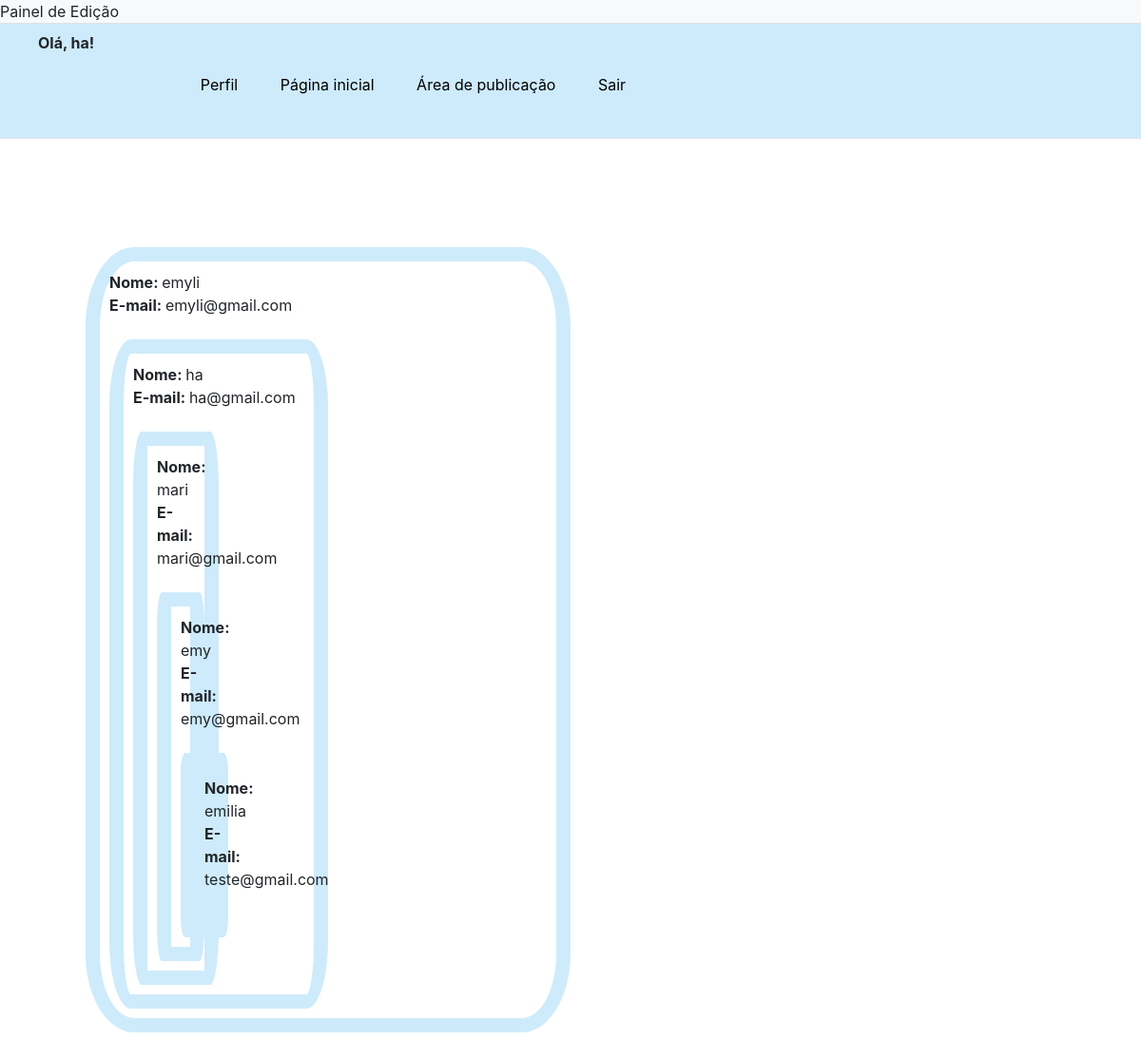
The app's page /usuarios_cadastrados.php (signed in) with its own data.
### tables this page shows
CREATE TABLE `usuario` (
  `cod` int(11) NOT NULL,
  `nome` varchar(150) NOT NULL,
  `email` varchar(150) NOT NULL,
  `senha` varchar(45) NOT NULL,
  `cpf` int(20) NOT NULL,
  `perfil_cod` int(11) NOT NULL,
  `id_empresa` int(11) NOT NULL
);

### usuarios_cadastrados.php (the view, shortened to what this page needs)
<?php
    include('bd/verifica_login.php');
?>
<!DOCTYPE html>
<html lang="pt-br">
    <head>
        <link rel = "stylesheet" href = "css/usuariocadastro.css">
        <link rel="stylesheet" href="https://cdn.jsdelivr.net/npm/bootstrap@4.0.0/dist/css/bootstrap.min.css"
>
    </head>
<body>
    <div class = "cabeça">
        <nav class="bg-light border-bottom">
            <div class="">
                    Painel de Edição
            </div>
        </nav>
    </div>
    <div class="cor">
    <header class = "py-2 mg-2 border-bottom">
    <nav id = "menu-h">
    <ul>
      <span class = fs-4> <b> Olá, <?php echo $_SESSION['nome'];?>!<br/> </b>
            <li>
                <a href = "perfil.php"> Perfil </a>
            </li>
            <li>
                <a href="index.php">Página inicial</a>
            <li>
                <a href="area_publicacao.php">Área de publicação</a>
            </li>
            <li>
            <a href="bd/logout.php">Sair</a>
            </li>
        </ul>
    </nav>
    </header>
    </div> <br/>
<div class = "corpo">
        <?php
            $selecionar = "SELECT * FROM usuario";
            $resultado = mysqli_query ($conexao, $selecionar);
            while($row_usuario = mysqli_fetch_assoc($resultado)){
        ?>
    <div class="d">
        <div class = "">
        <?php
            echo "<b>Nome: </b>" . $row_usuario['nome'] . "<br>";
            echo "<b>E-mail: </b>" . $row_usuario['email'] . "<br><br>"; ?>
    </div>
    <?php
    }
    ?>
</div>
</body>
</html>

### css/usuariocadastro.css (style rules this page uses)
.cor { background-color: #ceebfb; }
#menu-h { list-style-type: none; padding: 0; background-color: #ceebfb; }
#menu-h li { display: inline; }
#menu-h li a { color: black; display: inline; text-decoration: none; padding: 20px; display: inline-block; transition: background .6s; }
li { position: relative; left: 13%; }
.corpo { margin: 30px; padding: 5%; position: relative; }
.d { border: 15px solid #ceebfb; border-radius: 10%; height: 50%; padding: 10px; width: 50%; position: static; display: block; }

### records on screen
usuario: nome "emyli", email "emyli@gmail.com"
usuario: nome "ha", email "ha@gmail.com"
usuario: nome "mari", email "mari@gmail.com"
usuario: nome "emy", email "emy@gmail.com"
usuario: nome "emilia", email "teste@gmail.com"

### other values on screen
$_SESSION['nome'] "ha"
